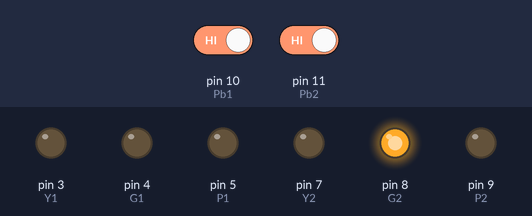
This sketch was run on a simulated Arduino Uno, built with avr-gcc and run on an emulated ATmega328P. Shown: output pins drawn as LEDs (lit = HIGH). The test bench sets the inputs (shaded band); at power-on: pin 10 (Pb1) HIGH, pin 11 (Pb2) HIGH. Pins used as bus, display or sensor lines are not drawn.

Above: at 15.8 s.
15.9 s: pin 10 (Pb1) driven LOW and pin 11 (Pb2) driven LOW
At 19.0 s:
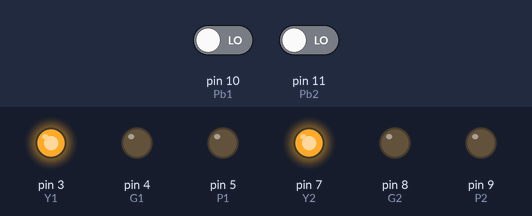
At 22.9 s:
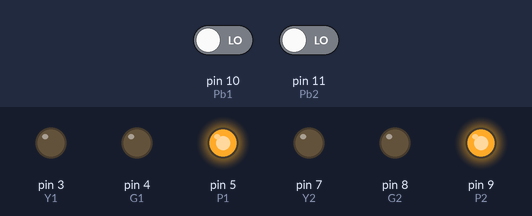
Timing chart, 0 to 34.9 s (numbered marks = the images above; inputs shaded):
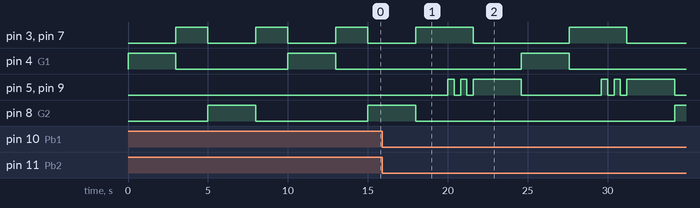

Measured:
- after the input at 15.9 s, pin 3 (Y1), pin 7 (Y2): HIGH → LOW after 5.7 s, → HIGH 6.0 s later, → LOW 3.6 s later; pin 5 (P1), pin 9 (P2): LOW → HIGH after 4.1 s, → LOW 0.40 s later, → HIGH 0.40 s later, → LOW 0.40 s later, … (12 changes in this stretch)
- by itself, pin 3 (Y1), pin 7 (Y2): alternates HIGH for 2.0 s and LOW for 3.0 s

The sketch:

2_lane_traffic_light.ino
```cpp
int R1 =2;
int Y1 =3;
int G1 = 4;
int P1=5;
int R2=6,Y2=7,G2=8,P2=9;
int Pb1 =10;
int Pb2 =11;

void setup()
{
  // put your setup code here, to run once:
pinMode(R1,OUTPUT);
pinMode(Y1,OUTPUT);
pinMode(G1,OUTPUT);
pinMode(P1,OUTPUT);
pinMode(R2,OUTPUT);
pinMode(Y2,OUTPUT);
pinMode(G2,OUTPUT);
pinMode(P2,OUTPUT);
pinMode(Pb1,INPUT_PULLUP);
pinMode(Pb2,INPUT_PULLUP);
//INITIALIATIONS
digitalWrite(R1,LOW);
digitalWrite(Y1,LOW);
digitalWrite(G1,LOW);
digitalWrite(P1,LOW);
}

void loop()
{
  // put your main code here, to run repeatedly:
Traffic_flow();
}

void Traffic_flow()
{
  LANE1_PASS();
  delay(3000);
  LANES_READY();
  delay(2000);
  Pass_Pedestrain();
  LANE2_PASS();
  delay(3000);
  LANES_READY();
  delay(2000);
  Pass_Pedestrain();
}

void LANE1_PASS()
{
  digitalWrite(R1,LOW);
  digitalWrite(Y1,LOW);
  digitalWrite(G1,HIGH);
  digitalWrite(P1,LOW);
  digitalWrite(R2,HIGH);
  digitalWrite(Y2,LOW);
  digitalWrite(G2,LOW);
  digitalWrite(P2,LOW);

}

void LANES_READY()
{
  digitalWrite(R1,LOW);
  digitalWrite(Y1,HIGH);
  digitalWrite(G1,LOW);
  digitalWrite(P1,LOW);
  digitalWrite(R2,LOW);
  digitalWrite(Y2,HIGH);
  digitalWrite(G2,LOW);
  digitalWrite(P2,LOW);
}

void LANE2_PASS()
{
  digitalWrite(R1,HIGH);
  digitalWrite(Y1,LOW);
  digitalWrite(G1,LOW);
  digitalWrite(P1,LOW);
  digitalWrite(R2,LOW);
  digitalWrite(Y2,LOW);
  digitalWrite(G2,HIGH);
  digitalWrite(P2,LOW);
}

void Pass_Pedestrain()
{
  bool PB1State, PB2State;
  PB1State = digitalRead(Pb1);
  PB2State = digitalRead(Pb2);
 if(PB1State == LOW||PB2State ==LOW)
   {
   //LANES_READY();
   digitalWrite(P2,HIGH);
   digitalWrite(P1,HIGH);
   delay(400);
   digitalWrite(P2,LOW);
   digitalWrite(P1,LOW);
   delay(400);
   digitalWrite(P2,HIGH);
   digitalWrite(P1,HIGH);
   delay(400);
   digitalWrite(P2,LOW);
   digitalWrite(P1,LOW);
   delay(400);

   PEDESTRAIN();
   delay(3000);
   }

}

void PEDESTRAIN()
{
  digitalWrite(R1,HIGH);
  digitalWrite(Y1,LOW);
  digitalWrite(G1,LOW);
  digitalWrite(P1,HIGH);
  digitalWrite(R2,HIGH);
  digitalWrite(Y2,LOW);
  digitalWrite(G2,LOW);
  digitalWrite(P2,HIGH);
}
```
